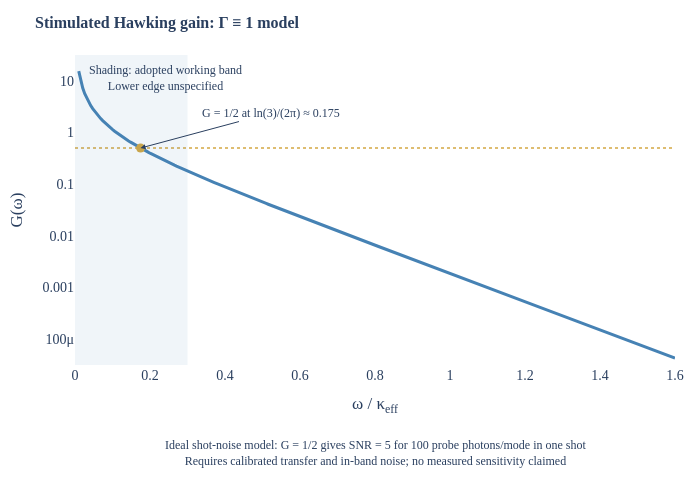

The code cell stored with this chart in its notebook:
### Code cell
# viz-ref: fig_stimulated_hawking_spectrum
fig = fig_stimulated_hawking_spectrum()
fig.show()

### Figure 1 — Plotly figure (JSON) as saved in the notebook; plotly's stock layout.template omitted (floating-point values rounded to 4 significant figures; data arrays with more than 128 entries replaced by an {"elided": "..."} marker saying what was removed)
{"data": [{"line": {"color": "#4682B4", "width": 3}, "mode": "lines", "name": "Saturated-greybody gain", "type": "scatter", "x": {"elided": "300 float values"}, "y": {"elided": "300 float values"}}, {"marker": {"color": "#D4A843", "size": 9}, "mode": "markers", "name": "Half gain", "showlegend": false, "type": "scatter", "x": [0.1748], "y": [0.5]}], "layout": {"annotations": [{"arrowhead": 2, "ax": 130, "ay": -35, "font": {"size": 12}, "text": "G = 1/2 at ln(3)/(2π) ≈ 0.175", "x": 0.1748, "y": -0.301}, {"font": {"size": 12}, "showarrow": false, "text": "Shading: adopted working band<br>Lower edge unspecified", "x": 0.02, "xanchor": "left", "xref": "paper", "y": 0.98, "yanchor": "top", "yref": "paper"}, {"font": {"family": "CMU Serif, Computer Modern, Times New Roman, serif", "size": 12}, "showarrow": false, "text": "Ideal shot-noise model: G = 1/2 gives SNR = 5 for 100 probe photons/mode in one shot<br>Requires calibrated transfer and in-band noise; no measured sensitivity claimed", "x": 0.5, "xref": "paper", "y": -0.34, "yref": "paper"}], "font": {"family": "CMU Serif, Computer Modern, Times New Roman, serif", "size": 14}, "height": 500, "margin": {"b": 135, "l": 75, "r": 25, "t": 55}, "paper_bgcolor": "white", "plot_bgcolor": "white", "shapes": [{"line": {"color": "#D4A843", "dash": "dot", "width": 1.5}, "type": "line", "x0": 0, "x1": 1, "xref": "x domain", "y0": 0.5, "y1": 0.5, "yref": "y"}, {"fillcolor": "#4682B4", "line": {"width": 0}, "opacity": 0.08, "type": "rect", "x0": 0, "x1": 0.3, "xref": "x", "y0": 0, "y1": 1, "yref": "y domain"}], "showlegend": false, "title": {"font": {"family": "CMU Serif, Computer Modern, Times New Roman, serif", "size": 16}, "text": "<b>Stimulated Hawking gain: Γ ≡ 1 model</b>"}, "width": 700, "xaxis": {"range": [0, 1.6], "title": {"text": "ω / κ<sub>eff</sub>"}}, "yaxis": {"dtick": 1, "range": [-4.5, 1.5], "title": {"text": "G(ω)"}, "type": "log"}}}
